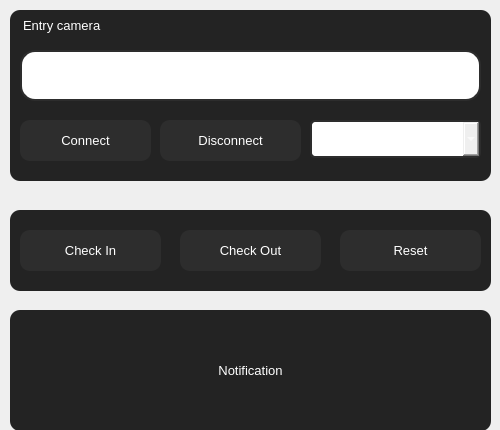
                   <widget class="QFrame" name="frame_3">
                    <property name="minimumSize">
                     <size>
                      <width>0</width>
                      <height>430</height>
                     </size>
                    </property>
                    <property name="maximumSize">
                     <size>
                      <width>16777215</width>
                      <height>430</height>
                     </size>
                    </property>
                    <property name="frameShape">
                     <enum>QFrame::NoFrame</enum>
                    </property>
                    <property name="frameShadow">
                     <enum>QFrame::Raised</enum>
                    </property>
                    <widget class="QLabel" name="label_notification">
                     <property name="geometry">
                      <rect>
                       <x>10</x>
                       <y>310</y>
                       <width>481</width>
                       <height>121</height>
                      </rect>
                     </property>
                     <property name="font">
                      <font>
                       <family>MS Shell Dlg 2</family>
                       <pointsize>10</pointsize>
                       <weight>50</weight>
                       <bold>false</bold>
                      </font>
                     </property>
                     <property name="styleSheet">
                      <string notr="true">QLabel{
	color: rgb(255, 255, 255);
	background-color: rgb(35, 35, 35);
	border-radius: 10px;
}</string>
                     </property>
                     <property name="text">
                      <string>Notification</string>
                     </property>
                     <property name="alignment">
                      <set>Qt::AlignCenter</set>
                     </property>
                     <property name="wordWrap">
                      <bool>true</bool>
                     </property>
                    </widget>
                    <widget class="QLineEdit" name="camera_ip">
                     <property name="geometry">
                      <rect>
                       <x>20</x>
                       <y>50</y>
                       <width>461</width>
                       <height>51</height>
                      </rect>
                     </property>
                     <property name="font">
                      <font>
                       <pointsize>10</pointsize>
                      </font>
                     </property>
                     <property name="styleSheet">
                      <string notr="true">QLineEdit{
	color: rgb(255, 255, 255);
	border: 2px solid  rgb(45, 45, 45);
	border-radius:15px;
	padding-left: 50px;
}

QLineEdit:hover{
	border:2px solid rgb(35, 35, 35);
}

QLineEdit:focus{
	border:2px solid rgb(255, 255, 255);
}</string>
                     </property>
                     <property name="placeholderText">
                      <string>Camera Id/IP ?</string>
                     </property>
                     <property name="clearButtonEnabled">
                      <bool>true</bool>
                     </property>
                    </widget>
                    <widget class="QPushButton" name="btn_connect_detect">
                     <property name="geometry">
                      <rect>
                       <x>20</x>
                       <y>120</y>
                       <width>131</width>
                       <height>41</height>
                      </rect>
                     </property>
                     <property name="font">
                      <font>
                       <pointsize>10</pointsize>
                      </font>
                     </property>
                     <property name="styleSheet">
                      <string notr="true">QPushButton{
	color: rgb(255, 255, 255);
	background-color: rgb(45, 45, 45);
	border:none;
	border-radius: 10px;

}

QPushButton:hover{
	border-radius: 20px;
}

QPushButton:pressed{
	border: 2px solid rgb(255,255,255);	
}</string>
                     </property>
                     <property name="text">
                      <string>Connect</string>
                     </property>
                     <property name="icon">
                      <iconset resource="../resource/asset.qrc">
                       <normaloff>:/icons/asset/video.svg</normaloff>:/icons/asset/video.svg</iconset>
                     </property>
                     <property name="iconSize">
                      <size>
                       <width>30</width>
                       <height>30</height>
                      </size>
                     </property>
                     <property name="flat">
                      <bool>true</bool>
                     </property>
                    </widget>
                    <widget class="QLabel" name="label_27">
                     <property name="geometry">
                      <rect>
                       <x>30</x>
                       <y>60</y>
                       <width>41</width>
                       <height>31</height>
                      </rect>
                     </property>
                     <property name="text">
                      <string/>
                     </property>
                     <property name="pixmap">
                      <pixmap resource="../resource/asset.qrc">:/icons/asset/video.svg</pixmap>
                     </property>
                    </widget>
                    <widget class="QPushButton" name="btn_disconnect">
                     <property name="geometry">
                      <rect>
                       <x>160</x>
                       <y>120</y>
                       <width>141</width>
                       <height>41</height>
                      </rect>
                     </property>
                     <property name="font">
                      <font>
                       <pointsize>10</pointsize>
                      </font>
                     </property>
                     <property name="styleSheet">
                      <string notr="true">QPushButton{
	color: rgb(255, 255, 255);
	background-color: rgb(45, 45, 45);
	border:none;
	border-radius: 10px;
}

QPushButton:hover{
	border-radius: 20px;
}

QPushButton:pressed{
	border: 2px solid rgb(255,255,255);	
}</string>
                     </property>
                     <property name="text">
                      <string>Disconnect</string>
                     </property>
                     <property name="icon">
                      <iconset resource="../resource/asset.qrc">
                       <normaloff>:/icons/asset/video-off.svg</normaloff>:/icons/asset/video-off.svg</iconset>
                     </property>
                     <property name="iconSize">
                      <size>
                       <width>30</width>
                       <height>30</height>
                      </size>
                     </property>
                     <property name="flat">
                      <bool>true</bool>
                     </property>
                    </widget>
                    <widget class="QComboBox" name="comboBox">
                     <property name="geometry">
                      <rect>
                       <x>310</x>
                       <y>120</y>
                       <width>171</width>
                       <height>38</height>
                      </rect>
                     </property>
                     <property name="minimumSize">
                      <size>
                       <width>0</width>
                       <height>38</height>
                      </size>
                     </property>
                     <property name="maximumSize">
                      <size>
                       <width>16777215</width>
                       <height>38</height>
                      </size>
                     </property>
                     <property name="font">
                      <font>
                       <pointsize>10</pointsize>
                      </font>
                     </property>
                     <property name="styleSheet">
                      <string notr="true">QComboBox{
	color: rgb(255, 255, 255);
	border: 2px solid rgb(45, 45, 45);
	padding-left:10px;
	border-radius: 5px;
}</string>
                     </property>
                     <property name="frame">
                      <bool>false</bool>
                     </property>
                    </widget>
                    <widget class="QLabel" name="firstname_23">
                     <property name="geometry">
                      <rect>
                       <x>10</x>
                       <y>10</y>
                       <width>481</width>
                       <height>171</height>
                      </rect>
                     </property>
                     <property name="font">
                      <font>
                       <family>Arial</family>
                       <pointsize>10</pointsize>
                       <weight>50</weight>
                       <bold>false</bold>
                      </font>
                     </property>
                     <property name="styleSheet">
                      <string notr="true">QLabel{
	color: rgb(255, 255, 255);
	background-color: rgb(35, 35, 35);
	border-radius: 10px;
	padding-left:10px;
	padding-top:5px;
}</string>
                     </property>
                     <property name="text">
                      <string>Entry camera</string>
                     </property>
                     <property name="alignment">
                      <set>Qt::AlignLeading|Qt::AlignLeft|Qt::AlignTop</set>
                     </property>
                    </widget>
                    <widget class="QLabel" name="firstname_24">
                     <property name="geometry">
                      <rect>
                       <x>10</x>
                       <y>210</y>
                       <width>481</width>
                       <height>81</height>
                      </rect>
                     </property>
                     <property name="font">
                      <font>
                       <family>Arial</family>
                       <pointsize>10</pointsize>
                       <weight>50</weight>
                       <bold>false</bold>
                      </font>
                     </property>
                     <property name="styleSheet">
                      <string notr="true">QLabel{
	color: rgb(255, 255, 255);
	background-color: rgb(35, 35, 35);
	border-radius: 10px;
	padding-left:10px;
}</string>
                     </property>
                     <property name="text">
                      <string/>
                     </property>
                     <property name="alignment">
                      <set>Qt::AlignLeading|Qt::AlignLeft|Qt::AlignTop</set>
                     </property>
                    </widget>
                    <widget class="QPushButton" name="btn_open_exit_camera_ui">
                     <property name="geometry">
                      <rect>
                       <x>180</x>
                       <y>230</y>
                       <width>141</width>
                       <height>41</height>
                      </rect>
                     </property>
                     <property name="font">
                      <font>
                       <pointsize>10</pointsize>
                      </font>
                     </property>
                     <property name="styleSheet">
                      <string notr="true">QPushButton{
	color: rgb(255, 255, 255);
	background-color: rgb(45, 45, 45);
	border:none;
	border-radius: 10px;
}

QPushButton:hover{
	border-radius: 20px;
}

QPushButton:pressed{
	border: 2px solid rgb(255,255,255);	
}</string>
                     </property>
                     <property name="text">
                      <string>Check Out</string>
                     </property>
                     <property name="icon">
                      <iconset resource="../resource/asset.qrc">
                       <normaloff>:/icons/asset/video.svg</normaloff>:/icons/asset/video.svg</iconset>
                     </property>
                     <property name="iconSize">
                      <size>
                       <width>30</width>
                       <height>30</height>
                      </size>
                     </property>
                     <property name="flat">
                      <bool>true</bool>
                     </property>
                    </widget>
                    <widget class="QPushButton" name="btn_clear_label">
                     <property name="geometry">
                      <rect>
                       <x>340</x>
                       <y>230</y>
                       <width>141</width>
                       <height>41</height>
                      </rect>
                     </property>
                     <property name="font">
                      <font>
                       <pointsize>10</pointsize>
                      </font>
                     </property>
                     <property name="styleSheet">
                      <string notr="true">QPushButton{
	color: rgb(255, 255, 255);
	background-color: rgb(45, 45, 45);
	border:none;
	border-radius: 10px;
}

QPushButton:hover{
	border-radius: 20px;
}

QPushButton:pressed{
	border: 2px solid rgb(255,255,255);	
}</string>
                     </property>
                     <property name="text">
                      <string>Reset</string>
                     </property>
                     <property name="icon">
                      <iconset resource="../resource/asset.qrc">
                       <normaloff>:/icons/asset/delete.svg</normaloff>:/icons/asset/delete.svg</iconset>
                     </property>
                     <property name="iconSize">
                      <size>
                       <width>30</width>
                       <height>30</height>
                      </size>
                     </property>
                     <property name="flat">
                      <bool>true</bool>
                     </property>
                    </widget>
                    <widget class="QPushButton" name="btn_open_database">
                     <property name="geometry">
                      <rect>
                       <x>20</x>
                       <y>230</y>
                       <width>141</width>
                       <height>41</height>
                      </rect>
                     </property>
                     <property name="font">
                      <font>
                       <pointsize>10</pointsize>
                      </font>
                     </property>
                     <property name="styleSheet">
                      <string notr="true">QPushButton{
	color: rgb(255, 255, 255);
	background-color: rgb(45, 45, 45);
	border:none;
	border-radius: 10px;
}

QPushButton:hover{
	border-radius: 20px;
}

QPushButton:pressed{
	border: 2px solid rgb(255,255,255);	
}</string>
                     </property>
                     <property name="text">
                      <string>Check In</string>
                     </property>
                     <property name="icon">
                      <iconset resource="../resource/asset.qrc">
                       <normaloff>:/icons/asset/database.svg</normaloff>:/icons/asset/database.svg</iconset>
                     </property>
                     <property name="iconSize">
                      <size>
                       <width>30</width>
                       <height>30</height>
                      </size>
                     </property>
                     <property name="flat">
                      <bool>true</bool>
                     </property>
                    </widget>
                    <zorder>firstname_23</zorder>
                    <zorder>label_notification</zorder>
                    <zorder>camera_ip</zorder>
                    <zorder>btn_connect_detect</zorder>
                    <zorder>label_27</zorder>
                    <zorder>btn_disconnect</zorder>
                    <zorder>comboBox</zorder>
                    <zorder>firstname_24</zorder>
                    <zorder>btn_open_exit_camera_ui</zorder>
                    <zorder>btn_clear_label</zorder>
                    <zorder>btn_open_database</zorder>
                   </widget>
